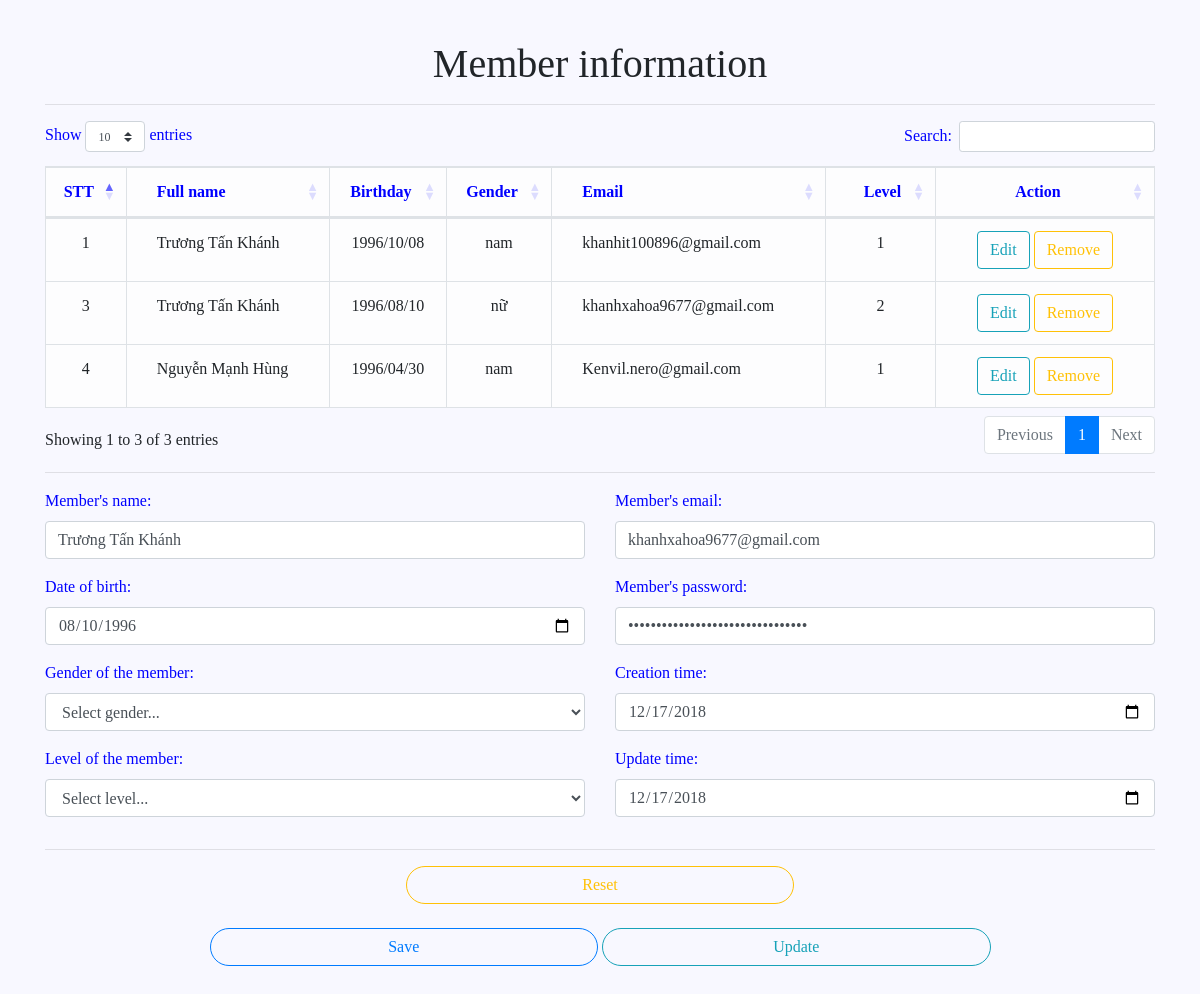
The app's page /SERVER/foody-admin/src/admin/modules/user/member/formEditMember.php?editMember=3 (signed in) with its own data.
### tables this page shows
CREATE TABLE `members` (
  `id` int(11) NOT NULL,
  `fullname` text NOT NULL,
  `birthday` date NOT NULL,
  `sex` varchar(10) NOT NULL,
  `email` text NOT NULL,
  `password` text NOT NULL,
  `level` int(11) NOT NULL,
  `create_at` date NOT NULL,
  `update_at` date NOT NULL
);

### SERVER/foody-admin/src/admin/modules/user/member/getAllMember.php (called while the page is built)
<?php
$sql = "select * from members";
$resultMember = $connect->query($sql);
?>

### SERVER/foody-admin/src/admin/modules/user/member/importLibs.php (called while the page is built, shortened)
<?php
include 'Member.php';
$member = new Member();
require 'getAllMember.php';
require 'editMember.php';

### SERVER/foody-admin/src/admin/modules/user/member/Member.php (called while the page is built, shortened)
<?php
class Member
{
    private $fullName;
    private $birthday;
    private $email;
    private $password;
    private $create_at;
    private $update_at;
    public function getEmail()
    {
        return $this->email;
    }
    public function setEmail($email)
    {
        $this->email = $email;
        return $this;
    }
    public function getPassword()
    {
        return $this->password;
    }
    public function setPassword($password)
    {
        $this->password = $password;
        return $this;
    }
    public function getFullName()
    {
        return $this->fullName;
    }
    public function setFullName($fullName)
    {
        $this->fullName = $fullName;
        return $this;
    }
    public function getBirthday()
    {
        return $this->birthday;
    }
    public function setBirthday($birthday)
    {
        $this->birthday = $birthday;
        return $this;
    }
    public function getCreate_at()
    {
        return $this->create_at;
    }
    public function setCreate_at($create_at)
    {
        $this->create_at = $create_at;
        return $this;
    }
    public function getUpdate_at()
    {
        return $this->update_at;
    }
    public function setUpdate_at($update_at)
    {
        $this->update_at = $update_at;
        return $this;
    }
}

### SERVER/foody-admin/src/admin/modules/user/member/editMember.php (called while the page is built, shortened)
<?php
if (isset($_GET['editMember'])) {
    $id = $_GET['editMember'];
    $rec = mysqli_query($connect, "select * from members where id=$id");
}

### SERVER/foody-admin/src/admin/modules/user/member/formEditMember.php (the view, shortened to what this page needs)
<?php
require 'importLibs.php';
$member->getFullName();
$member->getBirthday();
$member->getEmail();
$member->getSex();
$name = '';
if (isset($_SESSION['email']) && $_SESSION['email']) {
    $name = $_SESSION['email'];
} else {
    echo "<a href='javascript: history.go(-1)'></a>";
    echo '<script language="javascript">';
    echo 'alert("Bạn chưa đăng nhập.")';
    echo '</script>';
    header('Location: '.$config.'index.php');
}
    $sql = "Select * from members where email='".$name."'";
    $query = mysqli_query($connect, $sql);
    $row = mysqli_fetch_array($query);
    $level = $row['level'];
?>
<!DOCTYPE html>
<html lang="en">
<head>
    <link rel="stylesheet" href="https://maxcdn.bootstrapcdn.com/bootstrap/4.1.3/css/bootstrap.min.css">
    <link rel="stylesheet" href="https://cdn.datatables.net/1.10.19/css/dataTables.bootstrap4.min.css">
</head>
<body>
    <div class="container">
        <h1 style="text-align: center">Member information</h1><hr>
        <div class="row">
            <div class="col-lg-12 col-md-12 col-sm-12 col-12">
                <?php
                if ($resultMember->num_rows > 0) {
                    ?>
                <table class="table table-bordered table-hover table-light" id="tbMember">
                    <thead>
                        <tr  style="color: blue">
                            <th style="text-align: center">STT</th>
                            <th style="padding-left: 30px;">Full name</th>
                            <th style="text-align: center">Birthday</th>
                            <th style="text-align: center">Gender</th>
                            <th style="padding-left: 30px;">Email</th>
                            <th style="padding-left: 30px;text-align: center;">Level</th>
                            <?php if ($level == '1') {
                        ?>
                            <th style="width: 180px; text-align: center">Action</th>
                            <?php
                    } ?>
                        </tr>
                    </thead>
                    <tbody id="tableMember">
                    <?php
                    while ($row = $resultMember->fetch_assoc()) {
                        $date = date_create($row['birthday']);
                        date_format($date, 'd/m/Y');
                        echo '
                        <tr>
                            <td style="word-wrap:break-word; text-align: center;">'.$row['id'].'</td>
                            <td style="word-wrap:break-word; padding-left: 30px;">'.$row['fullname'].'</td>
                            <td style="word-wrap:break-word; text-align: center;">'.date_format($date, 'Y/m/d').'</td>
                            <td style="word-wrap:break-word; text-align: center;">'.$row['sex'].'</td>
                            <td style="word-wrap:break-word; padding-left: 30px;">'.$row['email'].'</td>
                            <td style="word-wrap:break-word; text-align: center;">'.$row['level'].'</td>
                            '; ?>
                            <?php if ($level == '1') {
                            ?>
                            <td style="text-align: center">
                                <a class="btn btn-outline-info" href="formEditMember.php?editMember=<?php echo $row['id']; ?>">Edit</a>
                                <a class="btn btn-outline-warning" href="formEditMember.php?delMember=<?php echo $row['id']; ?>">Remove</a>
                            </td>
                            <?php
                        } ?>
                        <?php
                        echo '</tr>';
                    } ?>
                    </tbody>
                </table>
                <?php
                } else {
                    echo '0 results';
                }
            ?>
            </div>
        </div>
        <hr>
        <div class="row">
            <div class="col-lg-12 col-md-12 col-sm-12 col-12">
                <form action='formEditMember.php' method="POST">
                    <div class="row">
                        <div class="col-lg-6 col-md-8 col-sm-12 col-12">
                            <div class="form-group">
                                <label for="memberName">Member's name:</label>
                                <input type="text" class="form-control" placeholder="Enter your full name" name="memberName" id="memberName" value="<?php echo $member->getFullName(); ?>">
                            </div>
                            <div class="form-group">
                                <label for="memberBirthday">Date of birth:</label>
                                <input type="date" class="form-control" name="memberBirthday" id="memberBirthday" value="<?php echo $member->getBirthday(); ?>">
                            </div>
                            <div class="form-group">
                                <label for="Gender">Gender of the member:</label><br>
                                <select name="Gender" id="Gender" class="form-control">
                                    <option value="">
                                        Select gender...
                                    </option>
                                </select>
                            </div>
                            <div class="form-group">
                                <label for="Level">Level of the member:</label><br>
                                <select name="Level" id="Level" class="form-control">
                                    <option value="">
                                        Select level...
                                    </option>
                                </select>
                            </div>
                        </div>
                        <div class="col-lg-6 col-md-8 col-sm-12 col-12">
                            <div class="form-group">
                                <label for="memberEmail">Member's email:</label>
                                <input type="email" class="form-control" placeholder="Enter your email" name="memberEmail" id="memberEmail" value="<?php echo $member->getEmail(); ?>">
                            </div>
                            <div class="form-group">
                                <label for="memberPassword">Member's password:</label>
                                <input type="password" class="form-control" placeholder="Enter your password" name="memberPassword" id="memberPassword" value="<?php echo $member->getPassword(); ?>">
                            </div>
                            <div class="form-group">
                                <label for="memberCreate">Creation time:</label>
                                <input type="date" class="form-control" id="memberCreate" placeholder="Enter creation time" name="memberCreate" value="<?php echo $member->getCreate_at(); ?>">
                            </div>
                            <div class="form-group">
                                <label for="memberUpdate">Update time:</label>
                                <input type="date" class="form-control" id="memberUpdate" placeholder="Enter update time" name="memberUpdate" value="<?php echo $member->getUpdate_at(); ?>">
                            </div>
                        </div>
                    </div>
                    <hr>
                    <div class="form-group" style="text-align: center;">
                        <a class="btn btn-outline-warning" style="width: 35%; border-radius: 20px" href="formEditMember.php">Reset</a>
                        <br><br>
                        <button type="submit" id="btnSaveMember" name="btnSaveMember" class="btn btn-outline-primary" style="width: 35%; border-radius: 20px">Save</button>
                        <button type="submit" id="btnUpdateMember" name="btnUpdateMember" class="btn btn-outline-info" style="width: 35%; border-radius: 20px">Update</button>
                    </div>
                </form>
            </div>
        </div>
    </div>
</body>
</html>

### SERVER/foody-admin/src/admin/modules/user/member/formEditMember.php (style rules this page uses)
body { font-family: Serif; margin-bottom: 50px; margin-top:40px; background-color: #F8F8FF; }
label { color: blue; }

### records on screen
members: id "1", fullname "Trương Tấn Khánh", birthday "1996/10/08", sex "nam", email "khanhit100896@gmail.com", level "1"
members: id "3", fullname "Trương Tấn Khánh", birthday "1996/08/10", sex "nữ", email "khanhxahoa9677@gmail.com", level "2", memberName "Trương Tấn Khánh", memberBirthday "08/10/1996", memberEmail "khanhxahoa9677@gmail.com"
members: id "4", fullname "Nguyễn Mạnh Hùng", birthday "1996/04/30", sex "nam", email "Kenvil.nero@gmail.com", level "1"
